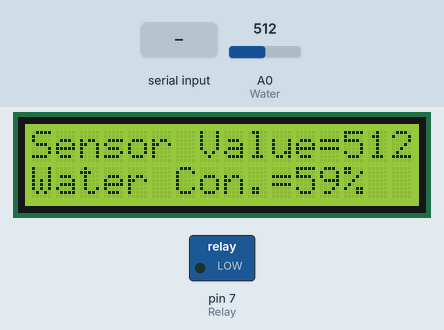
The sketch below on a simulated Arduino Uno, built with avr-gcc and run on an emulated ATmega328P. Parts: 16×2 character LCD, switched loads named in the sketch (green lamp = pin HIGH). Inputs (shaded band) come from the test bench; at power-on: A0 (Water) = 512. What the sketch prints to the serial monitor is not drawn.

Above: at 6.3 s.
6.4 s: A0 (Water) set to 414
At 8.4 s:
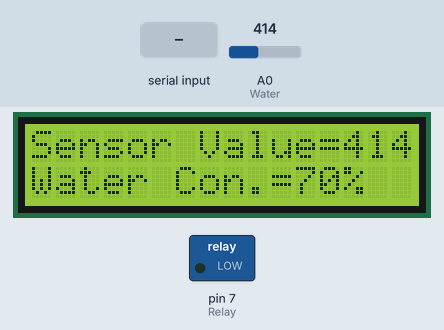
8.7 s: A0 (Water) set to 388
At 10.9 s:
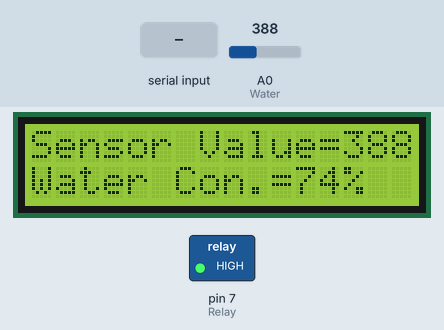
11.7 s: A0 (Water) set to 410
At 15.2 s:
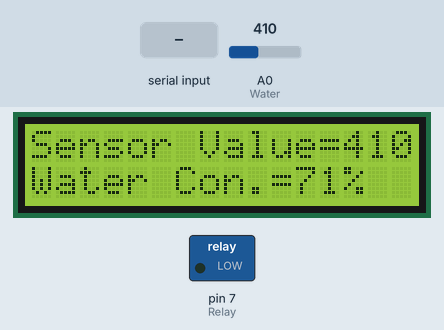
15.8 s: "a" received over Serial
At 18.5 s:
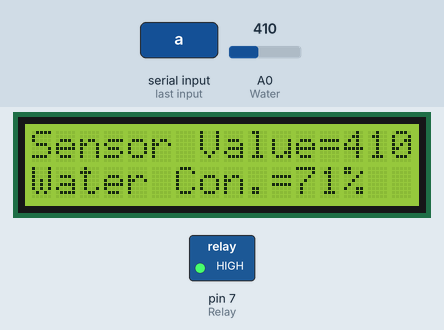
18.8 s: "b" received over Serial
At 21.2 s:
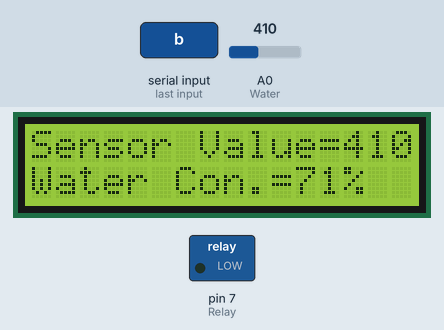
Timing chart, 0 to 22.3 s (numbered marks = the images above; inputs shaded):
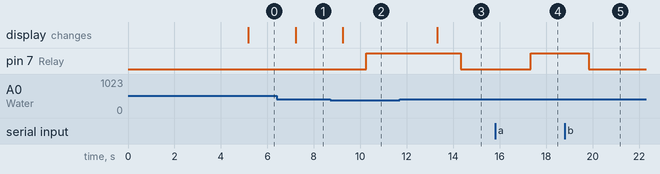

Measured:
- the behaviour switches between 401 and 400 on A0 (Water) (found by bisection; images 1 and 2)
- after the input at 6.4 s, the display: changes after 0.82 s (image 1)
- after the input at 8.7 s, pin 7 (Relay): LOW → HIGH after 1.5 s; the display: changes after 0.55 s (image 2)
- after the input at 11.7 s, pin 7 (Relay): HIGH → LOW after 2.6 s; the display: changes after 1.6 s (image 3)
- after the input at 15.8 s, pin 7 (Relay): LOW → HIGH after 1.5 s
- after the input at 18.8 s, pin 7 (Relay): HIGH → LOW after 1.0 s

The sketch:

SmartFarm_20210303.ino
```cpp
#include <LiquidCrystal_I2C.h>
#include <SoftwareSerial.h>
#include <Wire.h>


#define Relay 7
#define Water A0

SoftwareSerial mySerial(0,1);   //RX TX
LiquidCrystal_I2C lcd(0x27, 16, 2); // set the LCD address to 0x27 for a 16 chars and 2 line display
String readString;

void setup() {
    // put your setup code here, to run once:
    Serial.begin(9600);
    pinMode(Relay, OUTPUT);

     // put your setup code here, to run once:
  pinMode(Relay, OUTPUT);
  Serial.begin(9600);
  lcd.init();                      // initialize the lcd
  lcd.init();
  // Print a message to the LCD.
  lcd.backlight();
  lcd.setCursor(0, 0);
  lcd.print("Hello, world!");
  lcd.setCursor(0, 1);
  lcd.print("Happy Jeju");
  delay(5000);

}

void RelayOff() {
  if (readString == "b") {
    digitalWrite(Relay, LOW);
  }

}

bool RelayOn;

void MyDelay(int ms) {
   for(int i=0;i<ms;i++){
      if (Serial.available())
      {
        RelayOff();
        RelayOn = false;
        break;
      }
      delay(1);
   }
}

void RelayON() {

    char c = Serial.read();
    readString += c;


   if (readString.length() > 0)
       {
    if (readString == "a") {
    digitalWrite(Relay, HIGH);
    MyDelay(5000);
      if (readString == "b") {
     digitalWrite(Relay,LOW);}

    //if(! RelayOn) return;
    //digitalWrite(Relay, LOW);
   // MyDelay(1000);
    }
}
}
void loop() {

   int Water_Value = analogRead(Water);
   int Water_Content = map(Water_Value, 1023, 165, 0, 100);  //map(value, fromLow, fromHigh, toLow, toHigh)

 lcd.clear();
  lcd.setCursor(0, 0);
  lcd.print("Sensor Value=");
  lcd.print(Water_Value);
  lcd.setCursor(0, 1);
  lcd.print("Water Con.=");
  lcd.print(Water_Content);
  lcd.print("%");
  delay(1000);

  if (Water_Value <= 400) {
    digitalWrite(Relay, HIGH);
    delay(1000);
                          }
  else {
    digitalWrite(Relay, LOW);
    delay(1000);
  }


  readString = "";
  String data = String(Water_Value) +","+String(Relay) +","+String(Water_Content)+",";
  Serial.println(data);


  RelayOn = true;
  RelayON();
 if(Serial.available())
  {
    RelayOff();
    RelayOn = false;
  }
}
```
